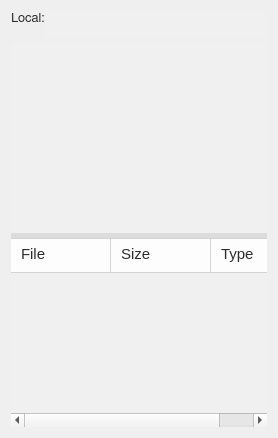
          <widget class="QWidget" name="layoutWidget">
           <layout class="QVBoxLayout" name="verticalLayout_2">
            <property name="spacing">
             <number>0</number>
            </property>
            <item>
             <layout class="QVBoxLayout" name="verticalLayout_4">
              <item>
               <layout class="QHBoxLayout" name="horizontalLayout_2">
                <item>
                 <widget class="QLabel" name="main_local_lb">
                  <property name="minimumSize">
                   <size>
                    <width>0</width>
                    <height>27</height>
                   </size>
                  </property>
                  <property name="maximumSize">
                   <size>
                    <width>16777215</width>
                    <height>27</height>
                   </size>
                  </property>
                  <property name="font">
                   <font>
                    <family>FreeSans</family>
                    <pointsize>10</pointsize>
                   </font>
                  </property>
                  <property name="styleSheet">
                   <string notr="true">QLabel {
	color: rgb(45,45,45);
}</string>
                  </property>
                  <property name="text">
                   <string>Local:</string>
                  </property>
                  <property name="alignment">
                   <set>Qt::AlignLeading|Qt::AlignLeft|Qt::AlignTop</set>
                  </property>
                 </widget>
                </item>
                <item>
                 <widget class="QLineEdit" name="main_local_ln">
                  <property name="enabled">
                   <bool>true</bool>
                  </property>
                  <property name="minimumSize">
                   <size>
                    <width>0</width>
                    <height>27</height>
                   </size>
                  </property>
                  <property name="maximumSize">
                   <size>
                    <width>16777215</width>
                    <height>27</height>
                   </size>
                  </property>
                  <property name="palette">
                   <palette>
                    <active>
                     <colorrole role="WindowText">
                      <brush brushstyle="SolidPattern">
                       <color alpha="255">
                        <red>45</red>
                        <green>45</green>
                        <blue>45</blue>
                       </color>
                      </brush>
                     </colorrole>
                     <colorrole role="Button">
                      <brush brushstyle="SolidPattern">
                       <color alpha="255">
                        <red>240</red>
                        <green>240</green>
                        <blue>240</blue>
                       </color>
                      </brush>
                     </colorrole>
                     <colorrole role="Text">
                      <brush brushstyle="SolidPattern">
                       <color alpha="255">
                        <red>45</red>
                        <green>45</green>
                        <blue>45</blue>
                       </color>
                      </brush>
                     </colorrole>
                     <colorrole role="ButtonText">
                      <brush brushstyle="SolidPattern">
                       <color alpha="255">
                        <red>45</red>
                        <green>45</green>
                        <blue>45</blue>
                       </color>
                      </brush>
                     </colorrole>
                     <colorrole role="Base">
                      <brush brushstyle="SolidPattern">
                       <color alpha="255">
                        <red>240</red>
                        <green>240</green>
                        <blue>240</blue>
                       </color>
                      </brush>
                     </colorrole>
                     <colorrole role="Window">
                      <brush brushstyle="SolidPattern">
                       <color alpha="255">
                        <red>240</red>
                        <green>240</green>
                        <blue>240</blue>
                       </color>
                      </brush>
                     </colorrole>
                    </active>
                    <inactive>
                     <colorrole role="WindowText">
                      <brush brushstyle="SolidPattern">
                       <color alpha="255">
                        <red>45</red>
                        <green>45</green>
                        <blue>45</blue>
                       </color>
                      </brush>
                     </colorrole>
                     <colorrole role="Button">
                      <brush brushstyle="SolidPattern">
                       <color alpha="255">
                        <red>240</red>
                        <green>240</green>
                        <blue>240</blue>
                       </color>
                      </brush>
                     </colorrole>
                     <colorrole role="Text">
                      <brush brushstyle="SolidPattern">
                       <color alpha="255">
                        <red>45</red>
                        <green>45</green>
                        <blue>45</blue>
                       </color>
                      </brush>
                     </colorrole>
                     <colorrole role="ButtonText">
                      <brush brushstyle="SolidPattern">
                       <color alpha="255">
                        <red>45</red>
                        <green>45</green>
                        <blue>45</blue>
                       </color>
                      </brush>
                     </colorrole>
                     <colorrole role="Base">
                      <brush brushstyle="SolidPattern">
                       <color alpha="255">
                        <red>240</red>
                        <green>240</green>
                        <blue>240</blue>
                       </color>
                      </brush>
                     </colorrole>
                     <colorrole role="Window">
                      <brush brushstyle="SolidPattern">
                       <color alpha="255">
                        <red>240</red>
                        <green>240</green>
                        <blue>240</blue>
                       </color>
                      </brush>
                     </colorrole>
                    </inactive>
                    <disabled>
                     <colorrole role="WindowText">
                      <brush brushstyle="SolidPattern">
                       <color alpha="255">
                        <red>45</red>
                        <green>45</green>
                        <blue>45</blue>
                       </color>
                      </brush>
                     </colorrole>
                     <colorrole role="Button">
                      <brush brushstyle="SolidPattern">
                       <color alpha="255">
                        <red>200</red>
                        <green>200</green>
                        <blue>200</blue>
                       </color>
                      </brush>
                     </colorrole>
                     <colorrole role="Text">
                      <brush brushstyle="SolidPattern">
                       <color alpha="255">
                        <red>45</red>
                        <green>45</green>
                        <blue>45</blue>
                       </color>
                      </brush>
                     </colorrole>
                     <colorrole role="ButtonText">
                      <brush brushstyle="SolidPattern">
                       <color alpha="255">
                        <red>45</red>
                        <green>45</green>
                        <blue>45</blue>
                       </color>
                      </brush>
                     </colorrole>
                     <colorrole role="Base">
                      <brush brushstyle="SolidPattern">
                       <color alpha="255">
                        <red>200</red>
                        <green>200</green>
                        <blue>200</blue>
                       </color>
                      </brush>
                     </colorrole>
                     <colorrole role="Window">
                      <brush brushstyle="SolidPattern">
                       <color alpha="255">
                        <red>200</red>
                        <green>200</green>
                        <blue>200</blue>
                       </color>
                      </brush>
                     </colorrole>
                    </disabled>
                   </palette>
                  </property>
                  <property name="font">
                   <font>
                    <family>FreeSans</family>
                    <pointsize>9</pointsize>
                    <weight>50</weight>
                    <bold>false</bold>
                    <stylestrategy>PreferAntialias</stylestrategy>
                    <kerning>true</kerning>
                   </font>
                  </property>
                  <property name="styleSheet">
                   <string notr="true">QLineEdit {
	border-radius: 3px;
	padding: 1px 4px 1px 4px;
	background-color: rgb(240, 240, 240);
    color: rgb(45,45,45);
}

QLineEdit:disabled {
	background-color: rgb(200,200,200);
}</string>
                  </property>
                  <property name="text">
                   <string/>
                  </property>
                  <property name="frame">
                   <bool>false</bool>
                  </property>
                  <property name="readOnly">
                   <bool>true</bool>
                  </property>
                 </widget>
                </item>
               </layout>
              </item>
              <item>
               <spacer name="verticalSpacer_3">
                <property name="orientation">
                 <enum>Qt::Vertical</enum>
                </property>
                <property name="sizeType">
                 <enum>QSizePolicy::Fixed</enum>
                </property>
                <property name="sizeHint" stdset="0">
                 <size>
                  <width>20</width>
                  <height>5</height>
                 </size>
                </property>
               </spacer>
              </item>
             </layout>
            </item>
            <item>
             <widget class="QSplitter" name="main_local_sp">
              <property name="styleSheet">
               <string notr="true">QSplitter::handle {
    background: rgb(220,220,220);
}

QSplitter::handle:horizontal {
    width: 5px;
}

QSplitter::handle:vertical {
    height: 5px;
}

QSplitter::handle:pressed {
    background: rgb(190,190,190);
}</string>
              </property>
              <property name="orientation">
               <enum>Qt::Vertical</enum>
              </property>
              <widget class="QTreeView" name="main_local_tr_1">
               <property name="font">
                <font>
                 <family>FreeSans</family>
                 <pointsize>9</pointsize>
                 <stylestrategy>PreferAntialias</stylestrategy>
                 <kerning>true</kerning>
                </font>
               </property>
               <property name="focusPolicy">
                <enum>Qt::NoFocus</enum>
               </property>
               <property name="styleSheet">
                <string notr="true">QTreeView {
    background: rgb(240,240,240);
    color: rgb(45,45,45);
    margin-bottom: 0px;
}

QTreeView:disabled {
    color: rgb(90,90,90);
    selection-color: rgb(90,90,90);
    selection-background-color: qlineargradient(x1:0, y1:0, x2:0, y2:1,
									stop:0 #eaeaea, stop:1 #dcdcdc);
}

QTreeView::item: {
    border: 0px solid rgb(240,240,240);
    border-top-right-radius: 3px;
    border-bottom-right-radius: 3px;
    padding-right: 1px;
    margin-right: 2px;
    border-top-left-radius: 3px;
    border-bottom-left-radius: 3px;
    padding-left: 1px;
    margin-left: 2px;
}

QTreeView::item:hover {
    background-color: rgb(230,230,230);
}

QTreeView::item:selected {
    background-color: rgb(200,200,200);
}

QScrollBar:vertical {
  border: 1px solid white;
  background-color: rgb(240, 240, 240);
  width: 20px;
  margin: 21px 0px 21px 0px;
}

QScrollBar:horizontal {
  border: 1px solid white;
  background-color: rgb(240, 240, 240);
  height: 20px;
  margin: 0px 21px 0px 21px;
}

QScrollBar::handle:vertical {
  background-color: rgb(205, 205, 205);
  min-height: 25px;
}

QScrollBar:handle:vertical:hover {
  background-color: rgb(167, 167, 167);
}

QScrollBar::handle:horizontal {
  background-color: rgb(205, 205, 205);
  min-width: 25px;
}

QScrollBar:handle:horizontal:hover {
  background-color: rgb(167, 167, 167);
}

QScrollBar::add-line:vertical {
  border-top: 1px solid rgb(240,240,240);
  border-left: 1px solid white;
  border-right: 1px solid white;
  border-bottom: 1px solid white;
  background-color: rgb(240, 240, 240);
  height: 20px;
  subcontrol-position: bottom;
  subcontrol-origin: margin;
}

QScrollBar::add-line:vertical:hover {
  background-color: rgb(219, 219, 219);
}

QScrollBar::sub-line:vertical {
  border-top: 1px solid white;
  border-left: 1px solid white;
  border-right: 1px solid white;
  border-bottom: 1px solid rgb(240,240,240);
  background-color: rgb(240, 240, 240);
  height: 20px;
  subcontrol-position: top;
  subcontrol-origin: margin;
}

QScrollBar::sub-line:vertical:hover {
  background-color: rgb(219, 219, 219);
}

QScrollBar::up-arrow:vertical {
  image: url(icons/up_arrow_icon.svg); 
  width: 16px;
  height: 16px;
}

QScrollBar::up-arrow:vertical:pressed {
  right: -1px;
  bottom: -1px;
}

QScrollBar::down-arrow:vertical {
  image: url(icons/down_arrow_icon.svg); 
  width: 16px;
  height: 16px;
}

QScrollBar::down-arrow:vertical:pressed {
  right: -1px;
  bottom: -1px;
}

QScrollBar::add-line:horizontal {
  border-top: 1px solid white;
  border-left: 1px solid rgb(240,240,240);
  border-right: 1px solid white;
  border-bottom: 1px solid white;
  background-color: rgb(240, 240, 240);
  width: 20px;
  subcontrol-position: right;
  subcontrol-origin: margin;
}

QScrollBar::add-line:horizontal:hover {
  background-color: rgb(219, 219, 219);
}

QScrollBar::sub-line:horizontal {
  border-top: 1px solid white;
  border-left: 1px solid white;
  border-right: 1px solid rgb(240,240,240);
  border-bottom: 1px solid white;
  background-color: rgb(240, 240, 240);
  width: 20px;
  subcontrol-position: left;
  subcontrol-origin: margin;
}

QScrollBar::sub-line:horizontal:hover {
  background-color: rgb(219, 219, 219);
}

QScrollBar::left-arrow:horizontal {
  image: url(icons/left_arrow_icon.svg); 
  width: 16px;
  height: 16px;
}

QScrollBar::left-arrow:horizontal:pressed {
  right: -1px;
  bottom: -1px;
}

QScrollBar::right-arrow:horizontal {
  image: url(icons/right_arrow_icon.svg); 
  width: 16px;
  height: 16px;
}

QScrollBar::right-arrow:horizontal:pressed {
  right: -1px;
  bottom: -1px;
}

QHeaderView::section {
    background-color: rgb(253,253,253);
    color: rgb(45,45,45);
    border-top: 1px solid lightgray;
    border-bottom: 1px solid lightgray;
    border-right: 1px solid lightgray;
    padding-left: 10px;
    padding-bottom: 3px;
    height: 30px;
    font-family: &quot;fonts/SourceSansPro-Regular.ttf&quot;;
	font-size: 20px;
}</string>
               </property>
               <property name="frameShape">
                <enum>QFrame::NoFrame</enum>
               </property>
               <property name="dragDropMode">
                <enum>QAbstractItemView::NoDragDrop</enum>
               </property>
               <property name="selectionMode">
                <enum>QAbstractItemView::SingleSelection</enum>
               </property>
               <property name="indentation">
                <number>20</number>
               </property>
               <property name="sortingEnabled">
                <bool>true</bool>
               </property>
               <property name="wordWrap">
                <bool>true</bool>
               </property>
               <attribute name="headerCascadingSectionResizes">
                <bool>true</bool>
               </attribute>
               <attribute name="headerShowSortIndicator" stdset="0">
                <bool>false</bool>
               </attribute>
               <attribute name="headerStretchLastSection">
                <bool>false</bool>
               </attribute>
              </widget>
              <widget class="QTreeWidget" name="main_local_tr_2">
               <property name="font">
                <font>
                 <family>FreeSans</family>
                 <pointsize>9</pointsize>
                 <stylestrategy>PreferAntialias</stylestrategy>
                 <kerning>true</kerning>
                </font>
               </property>
               <property name="focusPolicy">
                <enum>Qt::NoFocus</enum>
               </property>
               <property name="styleSheet">
                <string notr="true">QTreeWidget {
    background: rgb(240,240,240);
    color: rgb(45,45,45);
    margin-bottom: 0px;

}

QTreeWidget:disabled {
    color: rgb(90,90,90);
    selection-color: rgb(90,90,90);
    selection-background-color: qlineargradient(x1:0, y1:0, x2:0, y2:1,
									stop:0 #eaeaea, stop:1 #dcdcdc);
}

QTreeWidget::item:first {
    border: 0px solid rgb(240,240,240);
    border-top-left-radius: 3px;
    border-bottom-left-radius: 3px;
    padding-left: 1px;
    margin-left: 2px;
}

QTreeWidget::item:last {
    border: 0px solid rgb(240,240,240);
    border-top-right-radius: 3px;
    border-bottom-right-radius: 3px;
    padding-right: 1px;
    margin-right: 2px;
}

QTreeWidget::item:hover {
    background-color: rgb(230,230,230);
}

QTreeWidget::item:selected {
    background-color: rgb(200,200,200);
}

QScrollBar:vertical {
  border: 1px solid white;
  background-color: rgb(240, 240, 240);
  width: 20px;
  margin: 21px 0px 21px 0px;
}

QScrollBar:horizontal {
  border: 1px solid white;
  background-color: rgb(240, 240, 240);
  height: 20px;
  margin: 0px 21px 0px 21px;
}

QScrollBar::handle:vertical {
  background-color: rgb(205, 205, 205);
  min-height: 25px;
}

QScrollBar:handle:vertical:hover {
  background-color: rgb(167, 167, 167);
}

QScrollBar::handle:horizontal {
  background-color: rgb(205, 205, 205);
  min-width: 25px;
}

QScrollBar:handle:horizontal:hover {
  background-color: rgb(167, 167, 167);
}

QScrollBar::add-line:vertical {
  border-top: 1px solid rgb(240,240,240);
  border-left: 1px solid white;
  border-right: 1px solid white;
  border-bottom: 1px solid white;
  background-color: rgb(240, 240, 240);
  height: 20px;
  subcontrol-position: bottom;
  subcontrol-origin: margin;
}

QScrollBar::add-line:vertical:hover {
  background-color: rgb(219, 219, 219);
}

QScrollBar::sub-line:vertical {
  border-top: 1px solid white;
  border-left: 1px solid white;
  border-right: 1px solid white;
  border-bottom: 1px solid rgb(240,240,240);
  background-color: rgb(240, 240, 240);
  height: 20px;
  subcontrol-position: top;
  subcontrol-origin: margin;
}

QScrollBar::sub-line:vertical:hover {
  background-color: rgb(219, 219, 219);
}

QScrollBar::up-arrow:vertical {
  image: url(icons/up_arrow_icon.svg); 
  width: 16px;
  height: 16px;
}

QScrollBar::up-arrow:vertical:pressed {
  right: -1px;
  bottom: -1px;
}

QScrollBar::down-arrow:vertical {
  image: url(icons/down_arrow_icon.svg); 
  width: 16px;
  height: 16px;
}

QScrollBar::down-arrow:vertical:pressed {
  right: -1px;
  bottom: -1px;
}

QScrollBar::add-line:horizontal {
  border-top: 1px solid white;
  border-left: 1px solid rgb(240,240,240);
  border-right: 1px solid white;
  border-bottom: 1px solid white;
  background-color: rgb(240, 240, 240);
  width: 20px;
  subcontrol-position: right;
  subcontrol-origin: margin;
}

QScrollBar::add-line:horizontal:hover {
  background-color: rgb(219, 219, 219);
}

QScrollBar::sub-line:horizontal {
  border-top: 1px solid white;
  border-left: 1px solid white;
  border-right: 1px solid rgb(240,240,240);
  border-bottom: 1px solid white;
  background-color: rgb(240, 240, 240);
  width: 20px;
  subcontrol-position: left;
  subcontrol-origin: margin;
}

QScrollBar::sub-line:horizontal:hover {
  background-color: rgb(219, 219, 219);
}

QScrollBar::left-arrow:horizontal {
  image: url(icons/left_arrow_icon.svg); 
  width: 16px;
  height: 16px;
}

QScrollBar::left-arrow:horizontal:pressed {
  right: -1px;
  bottom: -1px;
}

QScrollBar::right-arrow:horizontal {
  image: url(icons/right_arrow_icon.svg); 
  width: 16px;
  height: 16px;
}

QScrollBar::right-arrow:horizontal:pressed {
  right: -1px;
  bottom: -1px;
}

QHeaderView::section {
    background-color: rgb(253,253,253);
    color: rgb(45,45,45);
    border-top: 1px solid lightgray;
    border-bottom: 1px solid lightgray;
    border-right: 1px solid lightgray;
    padding-left: 10px;
    padding-bottom: 3px;
    height: 30px;
    font-family: &quot;fonts/SourceSansPro-Regular.ttf&quot;;
	font-size: 15px;
}
</string>
               </property>
               <property name="frameShape">
                <enum>QFrame::NoFrame</enum>
               </property>
               <property name="dragDropMode">
                <enum>QAbstractItemView::NoDragDrop</enum>
               </property>
               <property name="selectionMode">
                <enum>QAbstractItemView::SingleSelection</enum>
               </property>
               <property name="indentation">
                <number>0</number>
               </property>
               <property name="sortingEnabled">
                <bool>true</bool>
               </property>
               <property name="wordWrap">
                <bool>true</bool>
               </property>
               <attribute name="headerVisible">
                <bool>true</bool>
               </attribute>
               <attribute name="headerShowSortIndicator" stdset="0">
                <bool>false</bool>
               </attribute>
               <column>
                <property name="text">
                 <string>File</string>
                </property>
               </column>
               <column>
                <property name="text">
                 <string>Size</string>
                </property>
               </column>
               <column>
                <property name="text">
                 <string>Type</string>
                </property>
               </column>
              </widget>
             </widget>
            </item>
           </layout>
          </widget>
